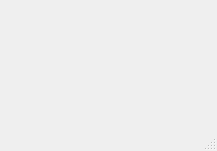
<?xml version="1.0" encoding="UTF-8"?>
<ui version="4.0">
 <class>page_sender</class>
 <widget class="QMainWindow" name="page_sender">
  <property name="geometry">
   <rect>
    <x>0</x>
    <y>0</y>
    <width>217</width>
    <height>151</height>
   </rect>
  </property>
  <property name="windowTitle">
   <string>MainWindow</string>
  </property>
  <widget class="QWidget" name="centralwidget"/>
  <widget class="QMenuBar" name="menubar">
   <property name="geometry">
    <rect>
     <x>0</x>
     <y>0</y>
     <width>217</width>
     <height>20</height>
    </rect>
   </property>
  </widget>
  <widget class="QStatusBar" name="statusbar"/>
 </widget>
 <resources/>
 <connections/>
</ui>
